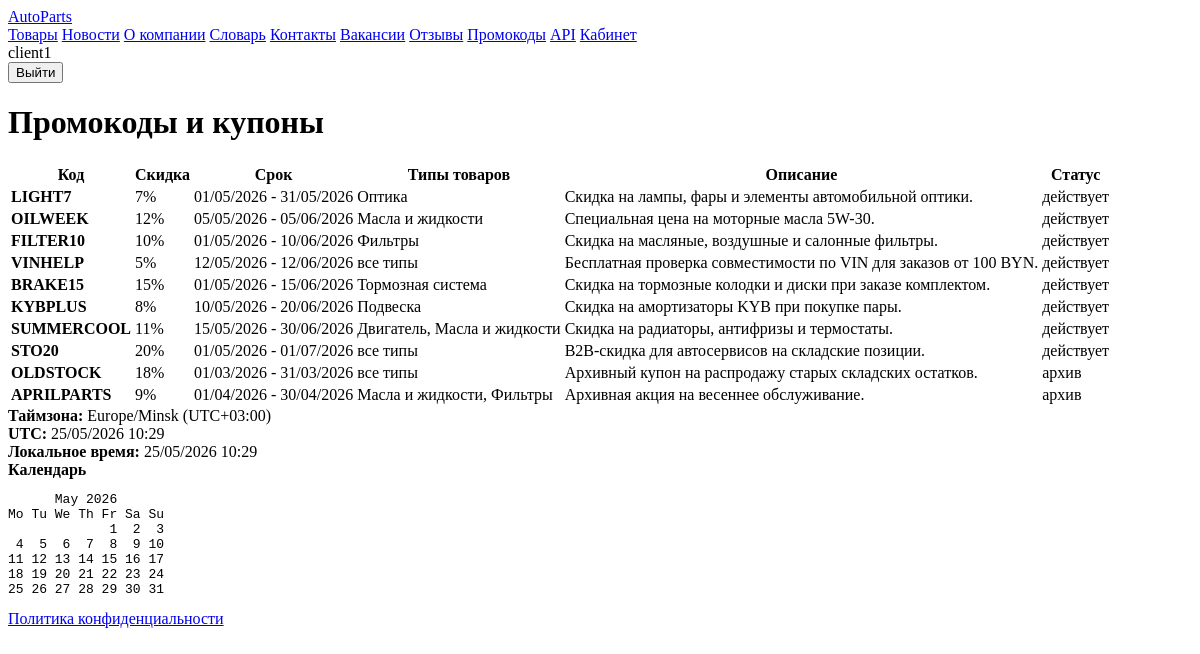
/promos/ (signed in), run on the app's committed database.
### shop/models.py (models this page shows, shortened)
class TimeStampedModel(models.Model):
    created_at_utc = models.DateTimeField(default=timezone.now, editable=False)
    updated_at_utc = models.DateTimeField(auto_now=True)
    created_at_timezone = models.CharField(max_length=64, default=settings.TIME_ZONE, editable=False)
    created_at_local_text = models.CharField(max_length=32, blank=True, editable=False)
    updated_at_local_text = models.CharField(max_length=32, blank=True, editable=False)
    class Meta:
        abstract = True

class PromoCode(TimeStampedModel):
    code = models.CharField(max_length=40, unique=True)
    description = models.TextField()
    discount_percent = models.PositiveSmallIntegerField(validators=[MinValueValidator(1), MaxValueValidator(90)])
    starts_at = models.DateField()
    ends_at = models.DateField()
    is_active = models.BooleanField(default=True)
    product_types = models.ManyToManyField(
        ProductType,
        blank=True,
        related_name='promo_codes',
        verbose_name='Типы товаров',
        help_text='Пусто — промокод действует на любой товар.',
    )
    class Meta:
        ordering = ['-is_active', 'ends_at']
        verbose_name = 'Промокод'
        verbose_name_plural = 'Промокоды'
    @property
    def is_current(self):
        today = timezone.localdate()
        return self.is_active and self.starts_at <= today <= self.ends_at

class ProductType(TimeStampedModel):
    name = models.CharField(max_length=100, unique=True)
    description = models.TextField(blank=True)
    class Meta:
        ordering = ['name']
        verbose_name = 'Тип товара'
        verbose_name_plural = 'Типы товаров'

### shop/views.py (the view)
# urls.py: re_path(r'^promos/$', views.promos, name='promos'),
@login_required
def promos(request):
    return render(
        request,
        'shop/promos.html',
        {'promos': PromoCode.objects.prefetch_related('product_types'), **_base_time_context()},
    )

### shop/views.py (called while the page is built)
def _project_timezone():
    return ZoneInfo(settings.TIME_ZONE)

def _format_utc_offset(tz_info):
    offset = timezone.now().astimezone(tz_info).utcoffset()
    if offset is None:
        return ''
    total_minutes = int(offset.total_seconds() // 60)
    hours, minutes = divmod(abs(total_minutes), 60)
    sign = '+' if total_minutes >= 0 else '-'
    return f'UTC{sign}{hours:02d}:{minutes:02d}'

def _calendar_text():
    today = timezone.now().astimezone(_project_timezone()).date()
    return calendar.month(today.year, today.month)

def _base_time_context():
    tz_info = _project_timezone()
    now_utc = timezone.now()
    now_local = now_utc.astimezone(tz_info)
    return {
        'now_utc': now_utc,
        'now_local': now_local,
        'server_timezone': tz_info.key,
        'timezone_offset': _format_utc_offset(tz_info),
        'text_calendar': _calendar_text(),
    }

### shop/templates/shop/promos.html (shortened to what this page needs)
{% extends 'shop/base.html' %}
{% block content %}
<h1>Промокоды и купоны</h1>
<table class="data-table">
    <thead><tr><th>Код</th><th>Скидка</th><th>Срок</th><th>Типы товаров</th><th>Описание</th><th>Статус</th></tr></thead>
    <tbody>
    {% for promo in promos %}
        <tr>
            <td><strong>{{ promo.code }}</strong></td>
            <td>{{ promo.discount_percent }}%</td>
            <td>{{ promo.starts_at|date:"d/m/Y" }} - {{ promo.ends_at|date:"d/m/Y" }}</td>
            <td>{% if promo.product_types.all %}{% for t in promo.product_types.all %}{{ t.name }}{% if not forloop.last %}, {% endif %}{% endfor %}{% else %}все типы{% endif %}</td>
            <td>{{ promo.description }}</td>
            <td>{% if promo.is_current %}действует{% else %}архив{% endif %}</td>
        </tr>
    {% endfor %}
    </tbody>
</table>
{% endblock %}

### shop/templates/shop/base.html (shortened to what this page needs)
{% load static %}
<!doctype html>
<html lang="ru">
<head>
    <link rel="stylesheet" href="{% static 'shop/css/styles.css' %}">
</head>
<body>
<header class="site-header">
    <a class="brand" href="{% url 'home' %}">AutoParts</a>
    <nav class="nav">
        <a href="{% url 'part_list' %}">Товары</a>
        <a href="{% url 'news_list' %}">Новости</a>
        <a href="{% url 'about' %}">О компании</a>
        <a href="{% url 'terms' %}">Словарь</a>
        <a href="{% url 'contacts' %}">Контакты</a>
        <a href="{% url 'vacancies' %}">Вакансии</a>
        <a href="{% url 'reviews' %}">Отзывы</a>
        {% if user.is_authenticated %}
            <a href="{% url 'promos' %}">Промокоды</a>
        {% endif %}
        <a href="{% url 'external_apis' %}">API</a>
        {% if user.is_authenticated %}
            <a href="{% url 'profile' %}">Кабинет</a>
        {% endif %}
    </nav>
    <div class="auth">
        {% if user.is_authenticated %}
            <span>{{ user.username }}</span>
            <form action="{% url 'logout' %}" method="post">
                <button type="submit">Выйти</button>
            </form>
        {% else %}
            <a href="{% url 'login' %}">Войти</a>
            <a href="{% url 'register' %}">Регистрация</a>
        {% endif %}
    </div>
</header>
<main class="container">
    {% block content %}{% endblock %}
</main>
<footer class="site-footer">
    <section>
        <strong>Таймзона:</strong> {{ server_timezone }} ({{ timezone_offset }})<br>
        <strong>UTC:</strong> {{ now_utc|date:"d/m/Y H:i" }}<br>
        <strong>Локальное время:</strong> {{ now_local|date:"d/m/Y H:i" }}
    </section>
    <section>
        <strong>Календарь</strong>
        <pre>{{ text_calendar }}</pre>
    </section>
    <section><a href="{% url 'privacy' %}">Политика конфиденциальности</a></section>
</footer>
</body>
</html>

### data on the page
PromoCode: code "LIGHT7", discount_percent "7", starts_at "01/05/2026", ends_at "31/05/2026", description "Скидка на лампы, фары и элементы автомобильной оптики.", is_active "действует"
ProductType: name "Оптика"
PromoCode: code "OILWEEK", discount_percent "12", starts_at "05/05/2026", ends_at "05/06/2026", description "Специальная цена на моторные масла 5W-30.", is_active "действует"
ProductType: name "Масла и жидкости"
PromoCode: code "FILTER10", discount_percent "10", starts_at "01/05/2026", ends_at "10/06/2026", description "Скидка на масляные, воздушные и салонные фильтры.", is_active "действует"
ProductType: name "Фильтры"
PromoCode: code "VINHELP", discount_percent "5", starts_at "12/05/2026", ends_at "12/06/2026", shows "все типы", description "Бесплатная проверка совместимости по VIN для заказов от 100 BYN.", is_active "действует"
PromoCode: code "BRAKE15", discount_percent "15", starts_at "01/05/2026", ends_at "15/06/2026", description "Скидка на тормозные колодки и диски при заказе комплектом.", is_active "действует"
ProductType: name "Тормозная система"
PromoCode: code "KYBPLUS", discount_percent "8", starts_at "10/05/2026", ends_at "20/06/2026", description "Скидка на амортизаторы KYB при покупке пары.", is_active "действует"
ProductType: name "Подвеска"
PromoCode: code "SUMMERCOOL", discount_percent "11", starts_at "15/05/2026", ends_at "30/06/2026", description "Скидка на радиаторы, антифризы и термостаты.", is_active "действует"
ProductType: name "Двигатель"
PromoCode: code "STO20", discount_percent "20", starts_at "01/05/2026", ends_at "01/07/2026", shows "все типы", description "B2B-скидка для автосервисов на складские позиции.", is_active "действует"
PromoCode: code "OLDSTOCK", discount_percent "18", starts_at "01/03/2026", ends_at "31/03/2026", shows "все типы", description "Архивный купон на распродажу старых складских остатков.", is_active "архив"
PromoCode: code "APRILPARTS", discount_percent "9", starts_at "01/04/2026", ends_at "30/04/2026", description "Архивная акция на весеннее обслуживание.", is_active "архив"

### other printed values
{{ user.username }} "client1"
{{ server_timezone }} "Europe/Minsk"
{{ timezone_offset }} "UTC+03:00"
{{ now_local|date:"d/m/Y H:i" }} "25/05/2026 10:29"
{{ text_calendar }} "May 2026 Mo Tu We Th Fr Sa Su 1 2 3 4 5 6 7 8 9 10 11 12 13 14 15 16 17 18 19 20 21 22 23 24 25 26 27 28 29 30 31"
